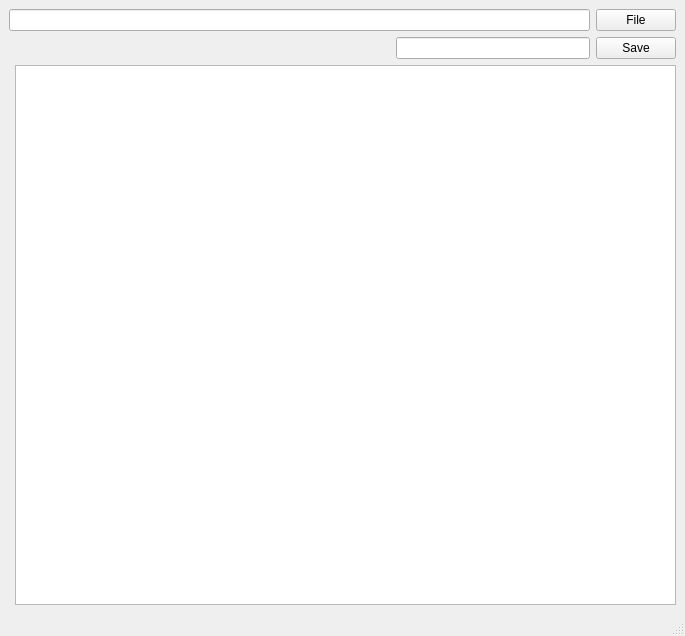
<?xml version="1.0" encoding="UTF-8"?>
<ui version="4.0">
 <class>MainWindow</class>
 <widget class="QMainWindow" name="MainWindow">
  <property name="geometry">
   <rect>
    <x>0</x>
    <y>0</y>
    <width>685</width>
    <height>636</height>
   </rect>
  </property>
  <property name="windowTitle">
   <string>MainWindow</string>
  </property>
  <widget class="QWidget" name="centralwidget">
   <layout class="QGridLayout" name="gridLayout">
    <item row="3" column="1">
     <widget class="QTextBrowser" name="txtPreview"/>
    </item>
    <item row="0" column="0" colspan="2">
     <layout class="QHBoxLayout" name="horizontalLayout">
      <item>
       <widget class="QLineEdit" name="txtFilePath"/>
      </item>
      <item>
       <widget class="QPushButton" name="btnFile">
        <property name="text">
         <string>File</string>
        </property>
       </widget>
      </item>
     </layout>
    </item>
    <item row="1" column="0" colspan="2">
     <layout class="QHBoxLayout" name="horizontalLayout_2">
      <item>
       <spacer name="horizontalSpacer">
        <property name="orientation">
         <enum>Qt::Horizontal</enum>
        </property>
        <property name="sizeHint" stdset="0">
         <size>
          <width>40</width>
          <height>20</height>
         </size>
        </property>
       </spacer>
      </item>
      <item>
       <spacer name="horizontalSpacer_2">
        <property name="orientation">
         <enum>Qt::Horizontal</enum>
        </property>
        <property name="sizeHint" stdset="0">
         <size>
          <width>40</width>
          <height>20</height>
         </size>
        </property>
       </spacer>
      </item>
      <item>
       <widget class="QLineEdit" name="txtName"/>
      </item>
      <item>
       <widget class="QPushButton" name="btnSave">
        <property name="text">
         <string>Save</string>
        </property>
       </widget>
      </item>
     </layout>
    </item>
   </layout>
  </widget>
  <widget class="QMenuBar" name="menubar">
   <property name="geometry">
    <rect>
     <x>0</x>
     <y>0</y>
     <width>685</width>
     <height>22</height>
    </rect>
   </property>
  </widget>
  <widget class="QStatusBar" name="statusbar"/>
 </widget>
 <resources/>
 <connections/>
</ui>
